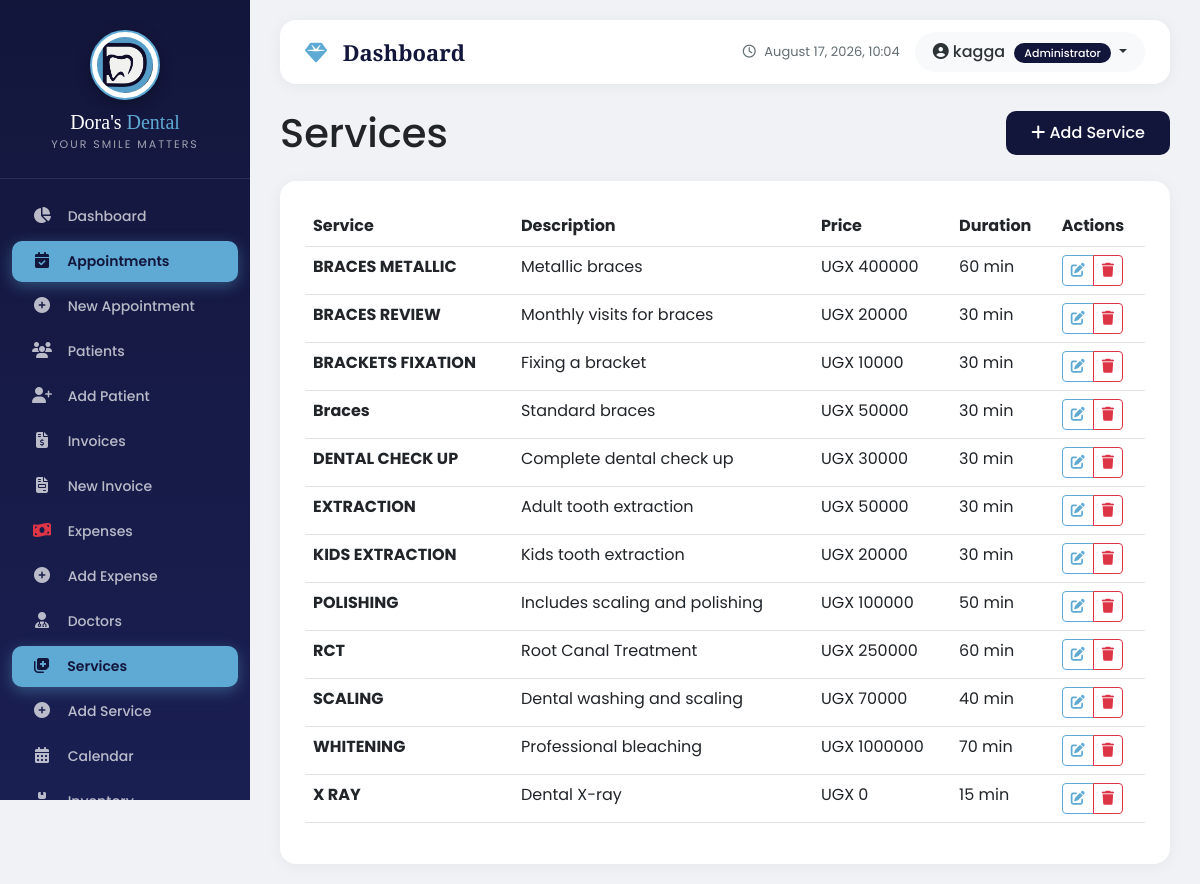
The app's page /appointments/services/ (signed in) with its own data.
### core/models.py (models this page shows, shortened)
class UserProfile(models.Model):
    ROLE_CHOICES = [
        ('admin', 'Administrator'),
        ('doctor', 'Doctor'),
        ('receptionist', 'Receptionist'),
        ('accountant', 'Accountant'),
        ('nurse', 'Nurse'),
        ('assistant', 'Assistant'),
    ]
    user = models.OneToOneField(User, on_delete=models.CASCADE, related_name='profile')
    role = models.CharField(max_length=20, choices=ROLE_CHOICES, default='receptionist')
    phone = models.CharField(max_length=20, blank=True, null=True)
    address = models.TextField(blank=True, null=True)
    profile_picture = models.ImageField(upload_to='profile_pics/', blank=True, null=True)
    is_active = models.BooleanField(default=True)
    created_at = models.DateTimeField(auto_now_add=True)
    updated_at = models.DateTimeField(auto_now=True)
    doctor = models.OneToOneField('appointments.Doctor', on_delete=models.SET_NULL, null=True, blank=True, related_name='user_profile')
    phone_verified = models.BooleanField(default=False)
    otp_code = models.CharField(max_length=6, blank=True, null=True)
    otp_created_at = models.DateTimeField(blank=True, null=True)
    otp_attempts = models.IntegerField(default=0)  # Fixed: added default=0
    last_otp_sent = models.DateTimeField(blank=True, null=True)
    class Meta:
        ordering = ['user__username']

### appointments/models.py (models this page shows, shortened)
class Service(models.Model):
    name = models.CharField(max_length=100)
    description = models.TextField(blank=True)
    price = models.DecimalField(max_digits=10, decimal_places=2)
    duration_minutes = models.IntegerField(default=30)
    is_active = models.BooleanField(default=True)
    class Meta:
        ordering = ['name']

### appointments/views.py (the view)
# urls.py: path('services/', views.service_list, name='services'),
@login_required
def service_list(request):
    services = Service.objects.filter(is_active=True).order_by('name')
    return render(request, 'appointments/services.html', {
        'services': services,
        'is_doctor': is_doctor(request.user),
    })

### appointments/views.py (called while the page is built)
def is_doctor(user):
    return hasattr(user, 'profile') and user.profile.role == 'doctor'

### core/models.py (called while the page is built)
    @classmethod
    def get_settings(cls):
        settings, created = cls.objects.get_or_create(id=1)
        return settings

### templates/appointments/services.html (shortened to what this page needs)
{% extends 'base.html' %}
{% load static %}
{% block content %}
<div class="d-flex justify-content-between align-items-center mb-4">
    <h1 class="mb-0">Services</h1>
    <a href="{% url 'appointments:service_add' %}" class="btn btn-primary">
        <i class="fas fa-plus"></i> Add Service
    </a>
</div>
<div class="card">
    <div class="card-body">
        {% if services %}
        <div class="table-responsive">
            <table class="table table-hover">
                <thead>
                    <tr>
                        <th>Service</th>
                        <th>Description</th>
                        <th>Price</th>
                        <th>Duration</th>
                        <th>Actions</th>
                    </tr>
                </thead>
                <tbody>
                    {% for service in services %}
                    <tr>
                        <td><strong>{{ service.name }}</strong></td>
                        <td>{{ service.description|default:"-"|truncatechars:50 }}</td>
                        <td>UGX {{ service.price|floatformat:0 }}</td>
                        <td>{{ service.duration_minutes }} min</td>
                        <td>
                            <div class="btn-group btn-group-sm">
                                <a href="{% url 'appointments:service_edit' service.pk %}" class="btn btn-outline-primary">
                                    <i class="fas fa-edit"></i>
                                </a>
                                <button type="button" class="btn btn-outline-danger"
                                        onclick="if(confirm('Remove service {{ service.name }}?')) window.location.href='{% url 'appointments:service_delete' service.pk %}'">
                                    <i class="fas fa-trash"></i>
                                </button>
                            </div>
                        </td>
                    </tr>
                    {% endfor %}
                </tbody>
            </table>
        </div>
        {% endif %}
    </div>
</div>
{% endblock %}

### templates/base.html (shortened to what this page needs)
<!DOCTYPE html>
<html lang="en">
<head>
    <link href="https://cdn.jsdelivr.net/npm/bootstrap@5.3.0/dist/css/bootstrap.min.css" rel="stylesheet">
    <link rel="stylesheet" href="https://cdnjs.cloudflare.com/ajax/libs/font-awesome/6.4.0/css/all.min.css">
    {% load static %}
</head>
<body>
    {% if user.is_authenticated %}
        <div class="sidebar">
            <div class="brand">
                <div class="logo-wrapper">
                    <img src="{% static 'images/dental_logo.png' %}" alt="Dora's Dental Logo">
                </div>
                <h3>Dora's <span>Dental</span></h3>
                <div class="tagline">Your Smile Matters</div>
            </div>
            <nav class="nav flex-column">
                <a class="nav-link "
                   href="
                   {% if user.profile.role == 'admin' %}
                       {% url 'core:admin_dashboard' %}
                   {% elif user.profile.role == 'doctor' %}
                       {% url 'core:doctor_dashboard' %}
                   {% elif user.profile.role == 'receptionist' %}
                       {% url 'core:receptionist_dashboard' %}
                   {% elif user.profile.role == 'accountant' %}
                       {% url 'core:accountant_dashboard' %}
                   {% else %}
                       {% url 'core:dashboard' %}
                   {% endif %}
                ">
                    <i class="fas fa-chart-pie"></i> <span>Dashboard</span>
                </a>
                <a class="nav-link {% if 'appointments' in request.path and 'add' not in request.path %}active{% endif %}" href="{% url 'appointments:list' %}">
                    <i class="fas fa-calendar-check"></i> <span>Appointments</span>
                </a>
                <a class="nav-link" href="{% url 'appointments:add' %}">
                    <i class="fas fa-plus-circle"></i> <span>New Appointment</span>
                </a>
                <a class="nav-link {% if 'patients' in request.path %}active{% endif %}" href="{% url 'patients:list' %}">
                    <i class="fas fa-users"></i> <span>Patients</span>
                </a>
                <a class="nav-link" href="{% url 'patients:add' %}">
                    <i class="fas fa-user-plus"></i> <span>Add Patient</span>
                </a>
                {% if user.profile.role == 'admin' or user.profile.role == 'accountant' %}
                    <a class="nav-link {% if 'billing' in request.path and 'expense' not in request.path and 'balance' not in request.path %}active{% endif %}" href="{% url 'billing:list' %}">
                        <i class="fas fa-file-invoice-dollar"></i> <span>Invoices</span>
                    </a>
                    <a class="nav-link" href="{% url 'billing:add' %}">
                        <i class="fas fa-file-invoice"></i> <span>New Invoice</span>
                    </a>
                    <a class="nav-link {% if 'expense' in request.path and 'add' not in request.path %}active{% endif %}" href="{% url 'billing:expense_list' %}">
                        <i class="fas fa-money-bill-wave text-danger"></i> <span>Expenses</span>
                    </a>
                    <a class="nav-link" href="{% url 'billing:expense_add' %}">
                        <i class="fas fa-plus-circle"></i> <span>Add Expense</span>
                    </a>
                {% endif %}
                <a class="nav-link" href="{% url 'appointments:doctors' %}">
                    <i class="fas fa-user-md"></i> <span>Doctors</span>
                </a>
                <a class="nav-link {% if 'services' in request.path and 'add' not in request.path %}active{% endif %}" href="{% url 'appointments:services' %}">
                    <i class="fas fa-notes-medical"></i> <span>Services</span>
                </a>
                <a class="nav-link" href="{% url 'appointments:service_add' %}">
                    <i class="fas fa-plus-circle"></i> <span>Add Service</span>
                </a>
                <a class="nav-link" href="{% url 'appointments:calendar' %}">
                    <i class="fas fa-calendar-alt"></i> <span>Calendar</span>
                </a>
                {% if user.profile.role == 'admin' or user.profile.role == 'accountant' %}
                    <a class="nav-link {% if 'inventory' in request.path and 'low-stock' not in request.path %}active{% endif %}" href="{% url 'inventory:list' %}">
                        <i class="fas fa-boxes"></i> <span>Inventory</span>
                    </a>
                {% endif %}
            </nav>
        </div>
        <div class="main-content">
            <div class="top-navbar">
                <div class="page-title">
                    <i class="fas fa-gem"></i> {% block page_title %}Dashboard{% endblock %}
                </div>
                <div class="user-info">
                    <div class="clock">
                        <i class="far fa-clock"></i> {% now "F j, Y, H:i" %}
                    </div>
                    <div class="user-dropdown dropdown">
                        <button class="btn dropdown-toggle" type="button" data-bs-toggle="dropdown">
                            <i class="fas fa-user-circle"></i> {{ user.get_full_name|default:user.username }}
                            <span class="role-badge">{{ user.profile.get_role_display }}</span>
                        </button>
                    </div>
                </div>
            </div>
            {% block content %}{% endblock %}
        </div>
    {% else %}
        <script>
            window.location.href = "{% url 'core:login' %}";
        </script>
    {% endif %}
</body>
</html>

### templates/base.html (style rules this page uses)
* { margin: 0; padding: 0; box-sizing: border-box; }
body { font-family: 'Poppins', sans-serif; background: #f0f2f5; }
.sidebar { min-height: 100vh; background: linear-gradient(180deg, #13163b 0%, #1a1f52 100%); padding-top: 20px; padding-bottom: 20px; position: fixed; left: 0; top: 0; width: 250px; z-index: 1000; transition: all 0.3s; overflow-y: auto; overflow-x: hidden; height: 100vh; display: flex; flex-direction: column; }
.sidebar { scrollbar-width: thin; scrollbar-color: rgba(255, 255, 255, 0.2) transparent; }
.sidebar .brand { text-align: center; padding: 10px 20px 25px; border-bottom: 1px solid rgba(255, 255, 255, 0.1); margin-bottom: 15px; flex-shrink: 0; }
.sidebar .brand .logo-wrapper { display: inline-block; width: 70px; height: 70px; background: #ffffff; border-radius: 50%; padding: 5px; box-shadow: 0 4px 15px rgba(0, 0, 0, 0.3); margin-bottom: 10px; border: 2px solid #5faad5; }
.sidebar .brand .logo-wrapper img { width: 100%; height: 100%; object-fit: contain; border-radius: 50%; }
.sidebar .brand h3 { font-family: 'Playfair Display', serif; color: white; font-size: 20px; margin: 0; }
.sidebar .brand h3 span { color: #5faad5; }
.sidebar .brand .tagline { color: rgba(255, 255, 255, 0.6); font-size: 11px; letter-spacing: 2px; text-transform: uppercase; margin-top: 2px; }
.sidebar .nav { flex: 1; padding-bottom: 20px; }
.sidebar .nav-link { color: rgba(255, 255, 255, 0.7); padding: 10px 20px; margin: 2px 12px; border-radius: 10px; transition: all 0.3s; font-size: 14px; font-weight: 500; }
.sidebar .nav-link.active { background: #5faad5; color: #13163b; box-shadow: 0 4px 15px rgba(95, 170, 213, 0.4); font-weight: 600; }
.sidebar .nav-link i { margin-right: 12px; width: 20px; text-align: center; font-size: 16px; }
.main-content { margin-left: 250px; padding: 20px 30px; min-height: 100vh; }
.top-navbar { background: white; border-radius: 16px; padding: 12px 25px; margin-bottom: 25px; box-shadow: 0 2px 15px rgba(0, 0, 0, 0.05); display: flex; justify-content: space-between; align-items: center; }
.top-navbar .page-title { font-family: 'Playfair Display', serif; font-size: 22px; font-weight: 700; color: #13163b; }
.top-navbar .page-title i { color: #5faad5; margin-right: 10px; }
.top-navbar .user-info { display: flex; align-items: center; gap: 15px; }
.top-navbar .user-info .clock { color: #636e72; font-size: 13px; }
.top-navbar .user-info .clock i { margin-right: 5px; }
.top-navbar .user-dropdown .btn { background: #f8f9fa; border: none; border-radius: 50px; padding: 8px 18px; font-weight: 500; color: #2d3436; transition: all 0.3s; }
.top-navbar .user-dropdown .btn .role-badge { background: #13163b; color: white; padding: 2px 10px; border-radius: 20px; font-size: 11px; margin-left: 5px; }
.card { border-radius: 16px; box-shadow: 0 2px 15px rgba(0, 0, 0, 0.05); border: none; transition: all 0.3s; }
.card-body { padding: 25px; }
.btn-primary { background: #13163b; border: none; padding: 10px 25px; border-radius: 10px; font-weight: 500; transition: all 0.3s; }
.btn-outline-primary { border-color: #5faad5; color: #5faad5; }

### records on screen
Service: name "BRACES METALLIC", description "Metallic braces", price "400000", duration_minutes "60"
Service: name "BRACES REVIEW", description "Monthly visits for braces", price "20000", duration_minutes "30"
Service: name "BRACKETS FIXATION", description "Fixing a bracket", price "10000", duration_minutes "30"
Service: name "Braces", description "Standard braces", price "50000", duration_minutes "30"
Service: name "DENTAL CHECK UP", description "Complete dental check up", price "30000", duration_minutes "30"
Service: name "EXTRACTION", description "Adult tooth extraction", price "50000", duration_minutes "30"
Service: name "KIDS EXTRACTION", description "Kids tooth extraction", price "20000", duration_minutes "30"
Service: name "POLISHING", description "Includes scaling and polishing", price "100000", duration_minutes "50"
Service: name "RCT", description "Root Canal Treatment", price "250000", duration_minutes "60"
Service: name "SCALING", description "Dental washing and scaling", price "70000", duration_minutes "40"
Service: name "WHITENING", description "Professional bleaching", price "1000000", duration_minutes "70"
Service: name "X RAY", description "Dental X-ray", price "0", duration_minutes "15"

### other values on screen
{{ user.get_full_name|default:user.username }} "kagga"
{{ user.profile.get_role_display }} "Administrator"
